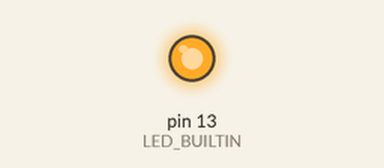
The sketch below on a simulated Arduino Uno, built with avr-gcc and run on an emulated ATmega328P. Shown: output pins drawn as LEDs (lit = HIGH).

Above: at 1.6 s.
At 4.8 s:
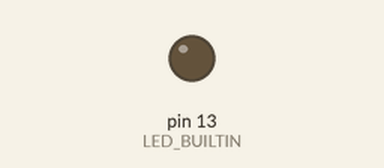
Timing chart, 0 to 7.0 s (numbered marks = the images above):
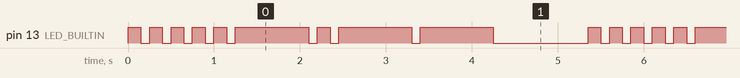

Measured:
- by itself, pin 13 (LED_BUILTIN): repeats every 5.4 s: 4 × (LOW 0.10 s, HIGH 0.15 s), LOW 0.10 s, HIGH 0.85 s, LOW 0.10 s, HIGH 0.15 s, 2 × (LOW 0.10 s, HIGH 0.85 s), LOW 1.1 s, HIGH 0.15 s
- by itself, everything shown: repeats every 5.4 s, in 18 steps

The sketch:

AduinoMorseCode.ino
```cpp
/*
  Arduino Morse Code
  Claire Roush
  claireroush@gmail.com

  A simple program for the Arduino UNO that will translate an english phrase into
  morse code blinks, and display the code via the built in LED.

*/
#include <Arduino.h>

//setup, runs once
void setup() {
  // init build in LED as output
  pinMode(LED_BUILTIN, OUTPUT);
}

void loop() {
   String str = "Hey";
   phraseParse(str);
  digitalWrite(LED_BUILTIN, LOW);    // turn the LED off by making the voltage LOW
  delay(1000);                       // wait for a second
}

//flashes the LED in a 'dot' pattern. Short, staccato.
void dot(){
  digitalWrite(LED_BUILTIN, HIGH);
  delay(150);
  digitalWrite(LED_BUILTIN, LOW);
  delay(100);
}

//flashes the LED in a 'dash' pattern. Longer.
void dash(){
  digitalWrite(LED_BUILTIN, HIGH);
  delay(850);
  digitalWrite(LED_BUILTIN, LOW);
  delay(100);
}

//This function is passed a phrase and iterates through to display each letter's morse code
void phraseParse(String str){

  for(int i = 0; i<str.length(); i++) {
    char x = str[i];
    letterLookup(x);
  }
}


//a function to lookup a letter and fire the LED according its morse code value
//Opted to do this with if/else statements rather than switch for simplicity's sake.
void letterLookup(char letter){
  if(letter == 'A' || letter == 'a'){
    dot();
    dash();
  }
  else if(letter == 'B' || letter == 'b'){
    dash();
    dot();
    dot();
    dot();
  }
  else if(letter == 'C' || letter == 'c'){
    dash();
    dot();
    dash();
    dot();
  }
  else if(letter == 'D' || letter == 'd'){
    dash();
    dot();
    dot();
  }
  else if(letter == 'E' || letter == 'e'){
    dot();
  }
  else if(letter == 'F' || letter == 'f'){
    dot();
    dot();
    dash();
    dot();
  }
  else if(letter == 'G' || letter == 'g'){
    dash();
    dash();
    dot();
  }
  else if(letter == 'H' || letter == 'h'){
    dot();
    dot();
    dot();
    dot();
  }
  else if(letter == 'I' || letter == 'i'){
    dot();
    dot();
  }
   else if(letter == 'J' || letter == 'j'){
    dot();
    dash();
    dash();
    dash();
  }
  else if(letter == 'K' || letter == 'k'){
    dash();
    dot();
    dash();
  }
  else if(letter == 'L' || letter == 'l'){
    dot();
    dash();
    dot();
    dot();
  }
  else if(letter == 'M' || letter == 'm'){
    dash();
    dash();
  }
  else if(letter == 'N' || letter == 'n'){
    dash();
    dot();
  }
  else if(letter == 'O' || letter == 'o'){
    dash();
    dash();
    dash();
  }
  else if(letter == 'P' || letter == 'p'){
    dot();
    dash();
    dash();
    dot();
  }
  else if(letter == 'Q' || letter == 'q'){
    dash();
    dash();
    dot();
    dash();
  }
  else if(letter == 'R' || letter == 'r'){
    dot();
    dash();
    dot();
  }
  else if(letter == 'S' || letter == 's'){
    dot();
    dot();
    dot();
  }
  else if(letter == 'T' || letter == 't'){
    dash();
  }
  else if(letter == 'U' || letter == 'u'){
    dot();
    dot();
    dash();
  }
  else if(letter == 'V' || letter == 'v'){
    dot();
    dot();
    dot();
    dash();
  }
  else if(letter == 'W' || letter == 'w'){
    dot();
    dash();
    dash();
  }
  else if(letter == 'X' || letter == 'x'){
    dash();
    dot();
    dot();
    dash();
  }
  else if(letter == 'Y' || letter == 'y'){
    dash();
    dot();
    dash();
    dash();
  }
  else if(letter == 'Z' || letter == 'z'){
    dash();
    dash();
    dot();
    dot();
  }
  //if none of these, low voltage. Sort of an error message (no LED).
  else{
    digitalWrite(LED_BUILTIN, LOW);    // turn the LED off by making the voltage LOW
    delay(1000);
  }
}
```
